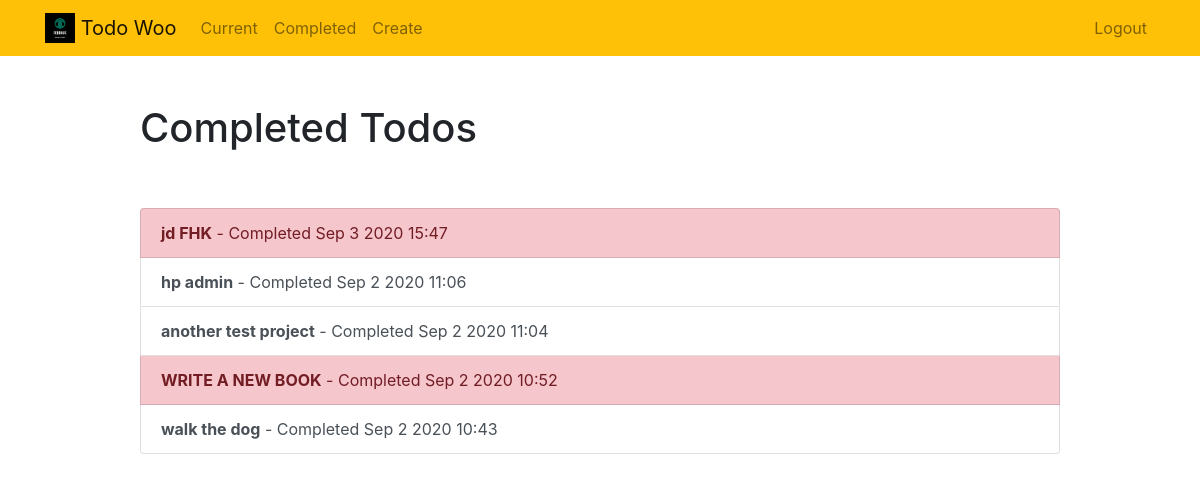
/todo/completed/ (signed in), run on the app's committed database.
### todo/models.py (models this page shows, shortened)
class Todo(models.Model):
    title=models.CharField(max_length=150)
    memo=models.TextField(blank=True)
    important=models.BooleanField(default=False)
    created = models.DateTimeField(auto_now_add=True)
    datecompleted=models.DateTimeField(null=True,blank=True)
    user=models.ForeignKey(User,on_delete=models.CASCADE)

### todo/views.py (the view)
# urls.py: path('completed/', views.completedtodos, name='completedtodos')
@login_required
def completedtodos(request):
    todos= Todo.objects.filter(user=request.user,datecompleted__isnull=False).order_by('-datecompleted')
    return render(request,'todo/completed.html',{'todos':todos})

### todo/templates/todo/completed.html
{% extends "todo/base.html" %}
{% block content %}
    <div class="row justify-content-center mt-5">
        <div class="col-md-10">
            <h1>Completed Todos</h1>
        </div>
    </div>
    <div class="row justify-content-center mt-5">
        <div class="col-md-10">
            <div class="list-group">
                {% for todo in todos %}
                    <a href="{% url 'viewtodo' todo.id %}" class="list-group-item list-group-item-action{% if todo.important %} list-group-item-danger{% endif %}"><b>{{ todo.title }}</b> - Completed {{ todo.datecompleted|date:'M j Y H:i' }}</a>
                {% endfor %}
            </div>
        </div>
    </div>
{% endblock %}

### data on the page
Todo: title "jd FHK", datecompleted "Sep 3 2020 15:47"
Todo: title "hp admin", datecompleted "Sep 2 2020 11:06"
Todo: title "another test project", datecompleted "Sep 2 2020 11:04"
Todo: title "WRITE A NEW BOOK", datecompleted "Sep 2 2020 10:52"
Todo: title "walk the dog", datecompleted "Sep 2 2020 10:43"
